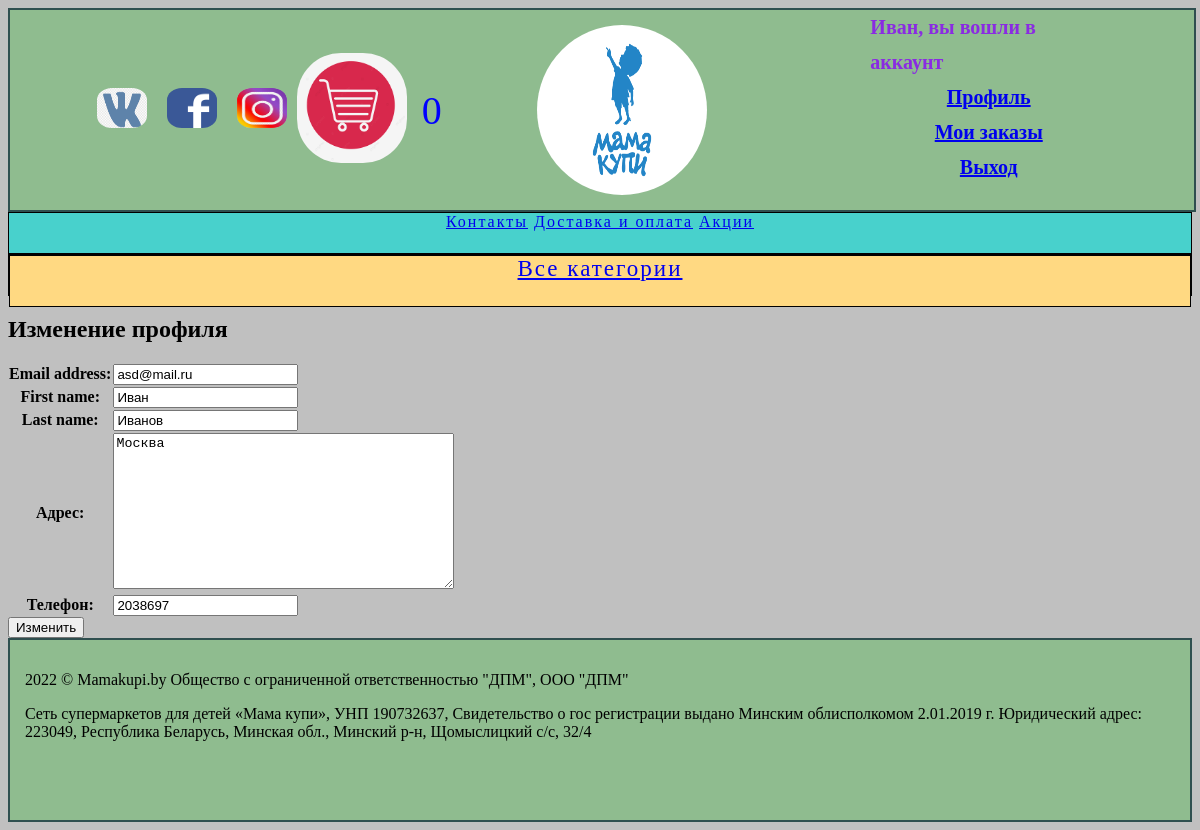
Page /accounts/profile/change/ (signed in) on the earlier database version.
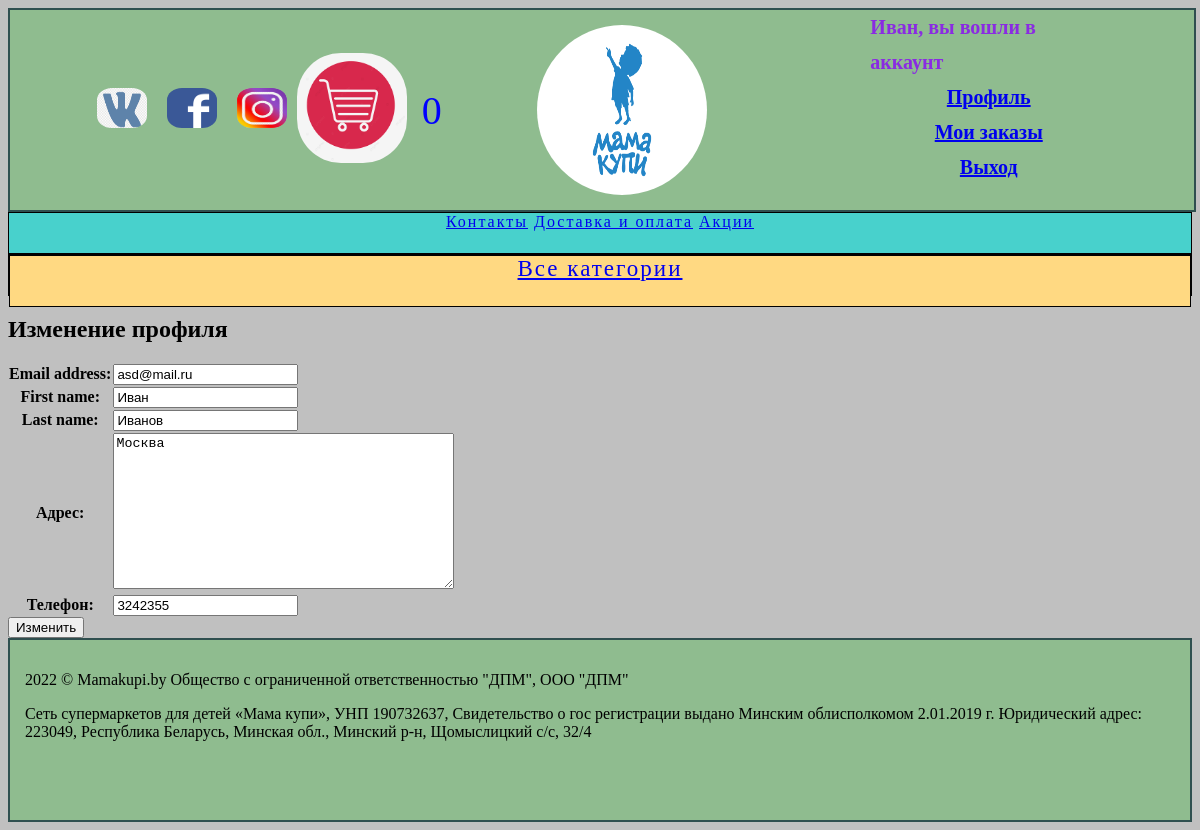
Same page on the later database version.
### main/models.py (models this page shows, shortened)
class Profile(models.Model):
    adress = models.TextField(blank=True, null=True)
    phone = models.CharField(max_length=13, blank=True, null=True)
    user = models.OneToOneField(User, on_delete=models.CASCADE)

### main/views.py (the view, shortened to what this page needs)
# urls.py: path('accounts/profile/change/', change_profile, name='profile_change'),
@login_required()
def change_profile(request):
    user = request.user
    profile = Profile.objects.get(user=user)
    form = ChangeUserlnfoForm(initial={'first_name':user.first_name, 'last_name':user.last_name, 'email':user.email,
                                       'adress':profile.adress, 'phone':profile.phone})
    context = {'form': form}
    return render(request, 'change_user_info.html', context)

### main/forms.py
class ChangeUserlnfoForm(forms.ModelForm):
    adress = forms.CharField(widget=forms.Textarea, label='Адрес')
    phone = forms.CharField( label='Телефон', validators=[validator_phone])
    class Meta:
        model = User
        fields = ('email', 'first_name', 'last_name',)

### cart/cart.py (called while the page is built)
    def __len__(self):
        return sum(item['quantity'] for item in self.cart.values())

### cart/context_processors.py (called while the page is built)
def cart(request):
    return {'cart': Cart(request)}

### main/templates/change_user_info.html (shortened to what this page needs)
{% extends "main.html" %}
{% block content %}
<body>
<h2>Изменение профиля</h2>
<form action="" method="POST">
    <table>
            {{form.as_table}}
    </table>
    <button>Изменить</button>
</form>
</body>
{% endblock %}

Differences in the rows shown:
changed Profile "Москва": phone "2038697" → "3242355"
